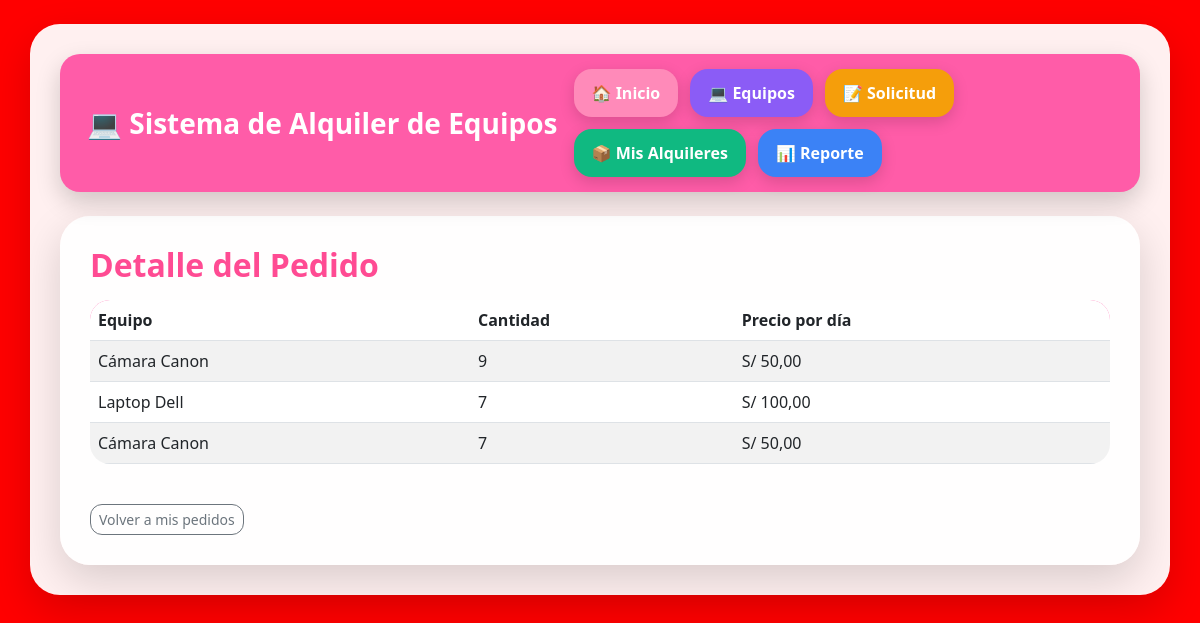
/pedido/16/ (signed in), run on the app's committed database.
### pedidos/models.py (models this page shows, shortened)
class DetallePedido(models.Model):
    pedido = models.ForeignKey(
        Pedido,
        on_delete=models.CASCADE
    )
    producto = models.ForeignKey(
        Producto,
        on_delete=models.CASCADE
    )
    cantidad = models.IntegerField(default=1)

class Producto(models.Model):
    nombre = models.CharField(max_length=100)
    descripcion = models.TextField()
    categoria = models.ForeignKey(
        Categoria,
        on_delete=models.SET_NULL,
        null=True
    )
    precio = models.DecimalField(
        max_digits=8,
        decimal_places=2
    )
    stock = models.IntegerField(default=1)
    activo = models.BooleanField(default=True)
    disponible = models.BooleanField(default=True)
    ESTADOS = [
        ('Disponible', 'Disponible'),
        ('Alquilado', 'Alquilado'),
        ('Mantenimiento', 'Mantenimiento'),
    ]
    estado = models.CharField(
        max_length=20,
        choices=ESTADOS,
        default='Disponible'
    )

### pedidos/views.py (the view)
# urls.py: path("pedido/<int:pedido_id>/", views.detalle_pedido, name="detalle_pedido"),
@login_required
def detalle_pedido(request, pedido_id):
    detalles = DetallePedido.objects.filter(pedido_id=pedido_id)
    print("Pedido:", pedido_id)
    print("Cantidad de detalles:", detalles.count())
    for d in detalles:
        print("Producto:", d.producto.nombre)
        print("Cantidad:", d.cantidad)
    return render(
        request,
        "pedidos/detalle.html",
        {
            "detalles": detalles
        }
    )

### pedidos/templates/pedidos/detalle.html
{% extends 'base.html' %}
{% block content %}
<div class="container mt-4">
    <h2>Detalle del Pedido</h2>
    <div class="table-responsive mt-3 mb-4">
        <table class="table table-striped table-hover align-middle">
            <thead>
                <tr>
                    <th>Equipo</th>
                    <th>Cantidad</th>
                    <th>Precio por día</th>
                </tr>
            </thead>
            <tbody>
                {% for d in detalles %}
                <tr>
                    <td>{{ d.producto.nombre }}</td>
                    <td>{{ d.cantidad }}</td>
                    <td>S/ {{ d.producto.precio }}</td>
                </tr>
                {% endfor %}
            </tbody>
        </table>
    </div>
    <a href="/mis-pedidos/" class="btn btn-sm btn-outline-secondary">
        Volver a mis pedidos
    </a>
</div>
{% endblock %}

### static/css/style.css (style rules this page uses)
body { margin:0; padding:0; font-family:'Segoe UI',sans-serif; background-image:url("../img/fondo_tecnologico.png"); background-size:cover; background-position:center; background-repeat:no-repeat; background-attachment:fixed; min-height:100vh; position:relative; overflow-x:hidden; }
body::after { content:""; position:fixed; width:320px; height:320px; background:#ffc3df; border-radius:50%; bottom:-120px; right:-120px; opacity:.25; z-index:-3; }
.container { background:rgba(255,255,255,.94); border-radius:30px; padding:30px; margin-top:25px; box-shadow:0 15px 40px rgba(0,0,0,.15); }
table { border-radius:20px; overflow:hidden; }
thead { background:#ff5ca8; color:white; }
.btn { border-radius:12px; }
h1,h2,h3,h4,h5 { color:#ff4b93; font-weight:bold; }
body { background: red !important; }

### data on the page
DetallePedido: producto.nombre "Cámara Canon", cantidad "9", producto.precio "50,00"
DetallePedido: producto.nombre "Laptop Dell", cantidad "7", producto.precio "100,00"
DetallePedido: producto.nombre "Cámara Canon", cantidad "7", producto.precio "50,00"
